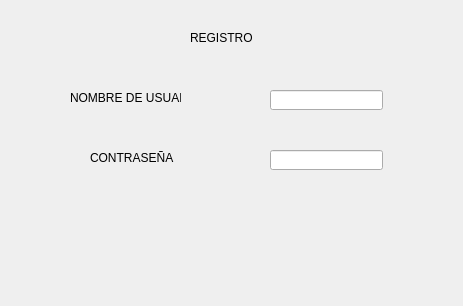
<?xml version="1.0" encoding="UTF-8"?>
<ui version="4.0">
 <class>Registrarse</class>
 <widget class="QDialog" name="Registrarse">
  <property name="geometry">
   <rect>
    <x>0</x>
    <y>0</y>
    <width>463</width>
    <height>306</height>
   </rect>
  </property>
  <property name="windowTitle">
   <string>Dialog</string>
  </property>
  <widget class="QLabel" name="label">
   <property name="geometry">
    <rect>
     <x>190</x>
     <y>30</y>
     <width>151</width>
     <height>16</height>
    </rect>
   </property>
   <property name="text">
    <string>REGISTRO</string>
   </property>
  </widget>
  <widget class="QLabel" name="label_2">
   <property name="geometry">
    <rect>
     <x>70</x>
     <y>90</y>
     <width>111</width>
     <height>16</height>
    </rect>
   </property>
   <property name="text">
    <string>NOMBRE DE USUARIO</string>
   </property>
  </widget>
  <widget class="QLabel" name="label_3">
   <property name="geometry">
    <rect>
     <x>90</x>
     <y>150</y>
     <width>91</width>
     <height>16</height>
    </rect>
   </property>
   <property name="text">
    <string>CONTRASEÑA</string>
   </property>
  </widget>
  <widget class="QLineEdit" name="Usuario">
   <property name="geometry">
    <rect>
     <x>270</x>
     <y>90</y>
     <width>113</width>
     <height>20</height>
    </rect>
   </property>
   <property name="text">
    <string/>
   </property>
  </widget>
  <widget class="QLineEdit" name="Contrasena">
   <property name="geometry">
    <rect>
     <x>270</x>
     <y>150</y>
     <width>113</width>
     <height>20</height>
    </rect>
   </property>
   <property name="text">
    <string/>
   </property>
  </widget>
 </widget>
 <resources/>
 <connections/>
</ui>
